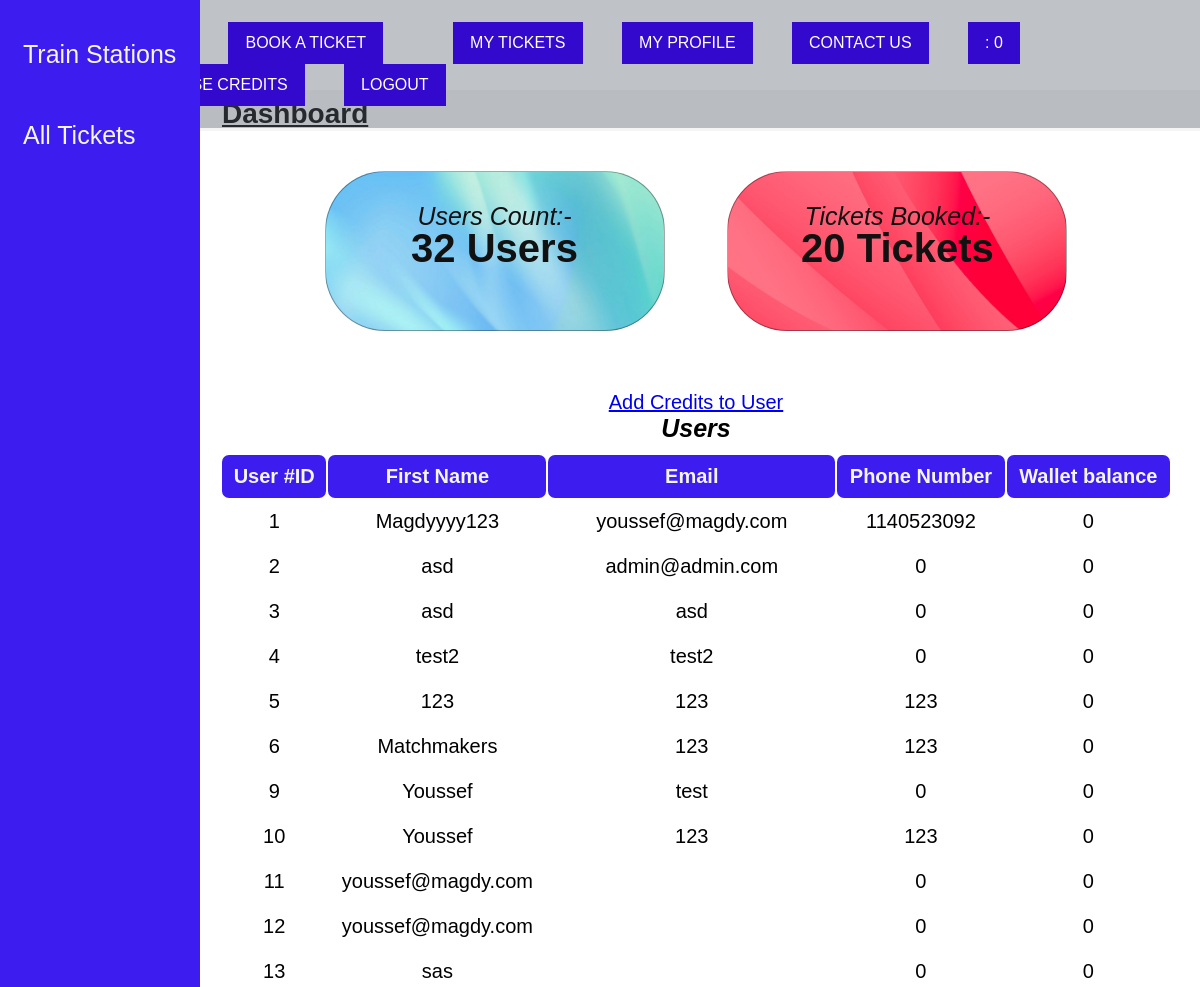
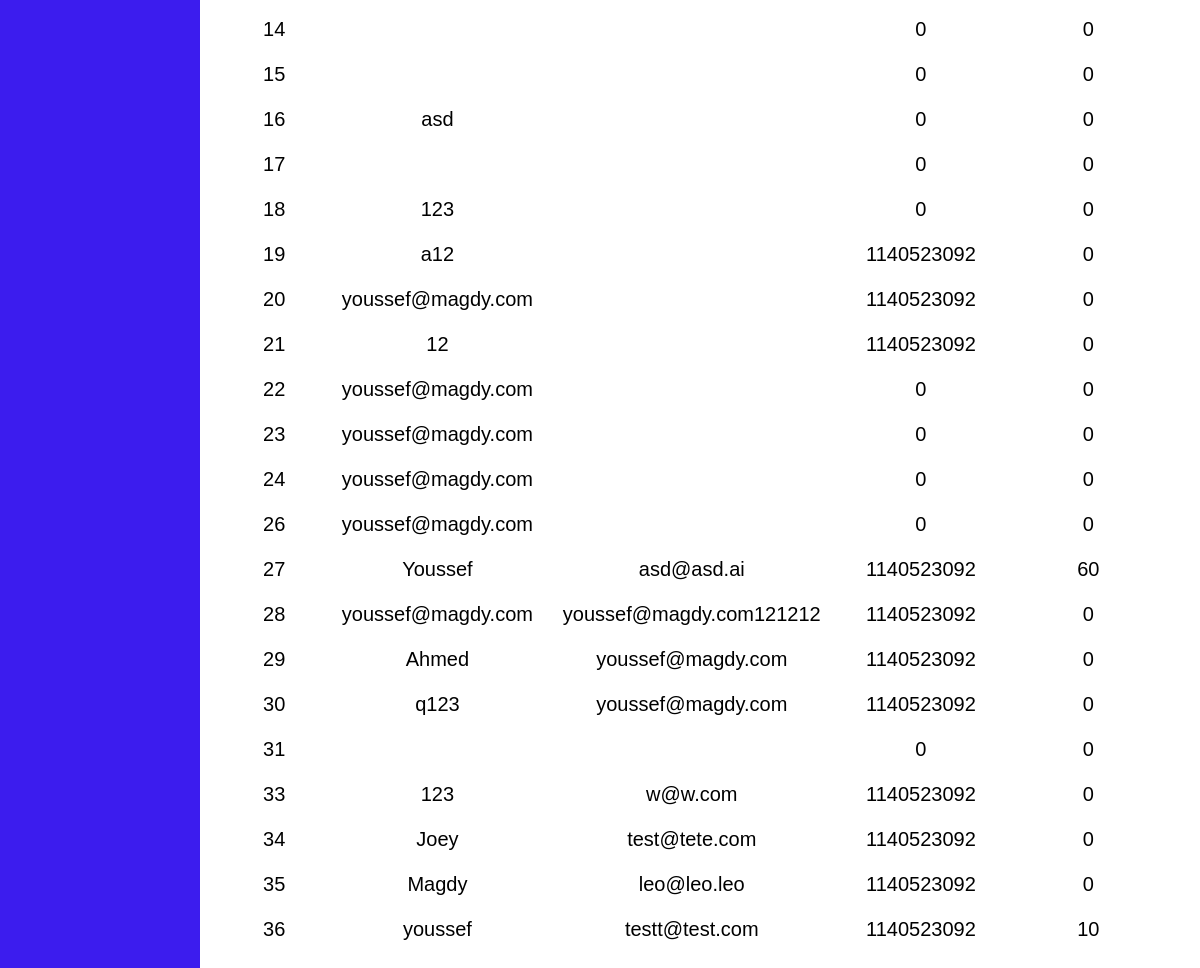
Page /admin-panel.php (signed in) on the earlier database version (2 pictures, top to bottom).
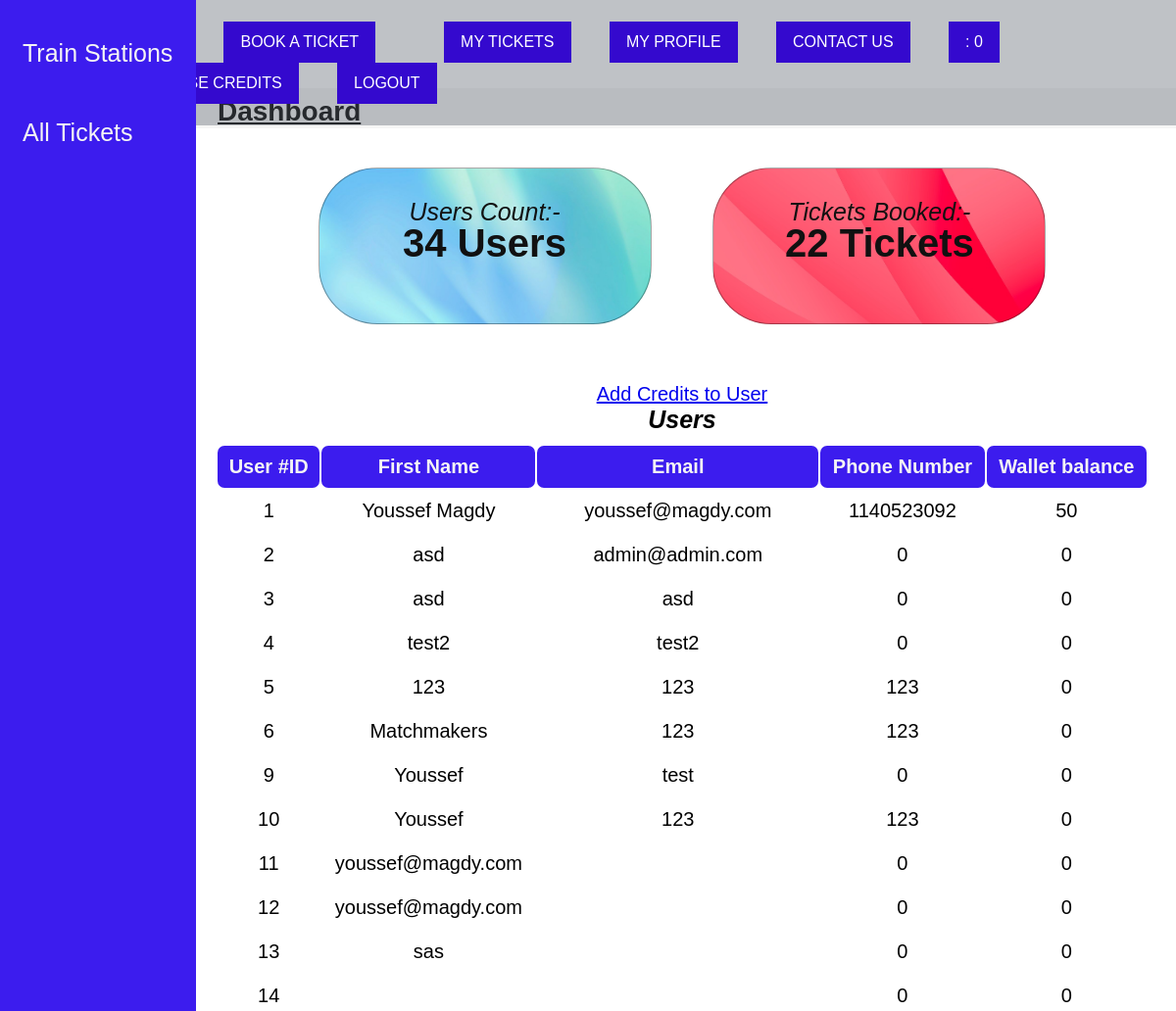
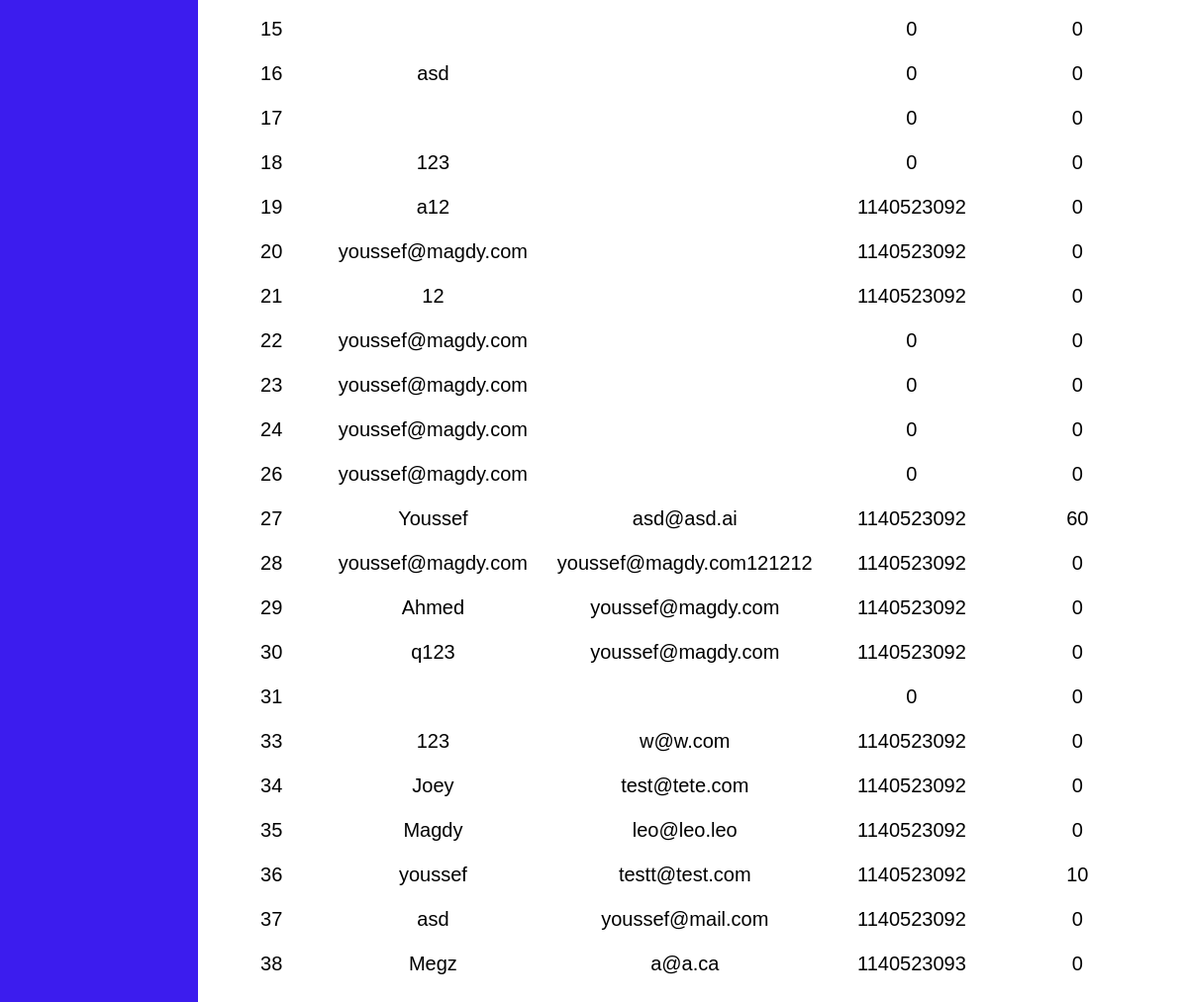
Same page on the later database version (2 pictures, top to bottom).
### tables this page shows
CREATE TABLE `users` (
  `id` int(10) NOT NULL,
  `user_name` varchar(200) NOT NULL,
  `user_email` varchar(200) NOT NULL,
  `user_password` varchar(200) NOT NULL,
  `user_phone` int(12) NOT NULL,
  `user_type` varchar(10) NOT NULL,
  `profile_picture` varchar(255) NOT NULL DEFAULT 'default-pp.jpg',
  `hasTicket` int(1) NOT NULL,
  `user_balance` int(255) NOT NULL
);

### admin-panel.php (the view, shortened to what this page needs)
<!DOCTYPE html>
<html lang="en">
<?php
  require_once './database/dbConnection.php';
?>
<head>
  <link rel="stylesheet" href="CSS/admin-panel.css">
</head>
<?php
    include 'navbar.php';?>
<body>
  <div class="sidenav">
    <a href="train-stations.php">Train Stations</a>
    <a href="all-tickets.php">All Tickets</a>
  </div>
  <div class="body2">
    <div class="title">
      <p> <b>Dashboard</b></p>
    </div>
    <div class="three-squares">
      <div class="square1">
        <div class="text1">
          <p>Users Count:-</p>
          <h4 name="numberOfUsers" class="heading4"><span><?php $sql = "SELECT COUNT(*) AS total from users";
$result = $conn->query($sql);
$data =  $result->fetch_assoc();
echo $data['total'];?></span> Users</h4>
        </div>
      </div>
      <div class="square3">
        <div class="text3">
          <p>Tickets Booked:-</p>
          <h4 name="totalNumberOfTicketBooked" class="heading4"><span><?php $sql = "SELECT COUNT(*) AS total from tickets";
$result = $conn->query($sql);
$data =  $result->fetch_assoc();
echo $data['total'];?></span> Tickets</h4>
        </div>
      </div>
    </div>
    <div class="users-table">
      <table>
        <caption><b>Users</b></caption>
        <thead>
          <tr>
            <th>User #ID</th>
            <th>First Name</th>
            <th>Email</th>
            <th>Phone Number</th>
            <th>Wallet balance</th>
          </tr>
        </thead>
        <a href = 'add-credits.php'>Add Credits to User
        <?php
$sql='SELECT * FROM users';
$result=mysqli_query($conn,$sql);
while($row=mysqli_fetch_assoc($result))
{
?>
  <tbody>
  <tr>
    <td><span name="ID"><?php echo $row['id'] ?></span></td>
    <td><?php echo $row['user_name'] ?></td>
    <td><?php echo $row['user_email'] ?></td>
    <td><?php echo $row['user_phone'] ?></td>
    <td><?php echo $row['user_balance'];?></td>
  </tr>
</tbody>
<?php
}
?>
      </table>
    </div>
  </div>
</body>
</html>

### navbar.php (shortened to what this page needs)
<?php
require_once './database/dbConnection.php';
?>
<html>
<head>
  <link rel="stylesheet" href="css/navbar.css" />
  <link rel="stylesheet" href="css/index.css" />
</head>
  <nav>
    <ul id="menu">
      <?php
      if (isset($_SESSION['user_id'])):
        $id=$_SESSION['user_id'];
        $sql="SELECT user_balance FROM users where id ='$id'";
        $result=mysqli_query($conn,$sql);
        $row=mysqli_fetch_array($result)
    ?>
      <li> <a href="index.php">Home</li></a>
      <li><a href="book-a-ticket.php">Book A Ticket</a><li>
        <li> <a href="train-ticket.php">My Tickets</li></a>
        <li> <a href="profile.php">My Profile</li></a>
        <li><a href="cu.php">Contact us</a></li>
        <li><a href="index.php"> <i class="fa fa-money"></i> : <?php echo $row[0] ?></li></a>
        <li> <a href="purchasecredits.php">Purchase Credits</li></a>
      <li> <a href="logout.php">Logout</li></a>
      <?php endif;?>
    </ul>
  </nav>
</html>

### css/admin-panel.css (style rules this page uses)
body { font-family: 'Poppins', sans-serif; }
.sidenav { height: 100%; width: 200px; position: fixed; z-index: 1; top: 0; left: 0px; background-color: rgb(60, 28, 238); overflow-x: hidden; padding-top: 34px; }
.sidenav a { padding: 6px 6px 6px 23px; text-decoration: none; margin-bottom: 40px; font-size: 25px; color: whitesmoke; display: block; }
.body2 { margin-left: 192px; }
.title { margin-top: 90px; font-size: 28px; text-decoration: underline; text-underline-offset: 2px; background-color: whitesmoke; padding: 8px 30px 1px; }
.three-squares { font-size: 25px; font-style: italic; color: #111; text-align: center; }
.square1, .square2, .square3 { display: inline-block; height: 160px; width: 340px; margin: 40px 28px; border: 1px rgba(0, 0, 0, 0.345) solid; border-radius: 60px; }
.square1 { background-image: url(../images/d1b416e60c46e7f6269f425c2bb8f683.jpg); background-repeat: no-repeat; background-size: cover; }
.square3 { background-image: url(../images/the-background-292729__480\ copy.jpg); background-repeat: no-repeat; background-size: cover; }
.text1, .text2, .text3 { padding: 30px 30px; }
.heading4 { font-style: normal; margin-top: -5px; text-align: center; font-size: 40px; }
.users-table { text-align: center; margin: 20px 28px; font-size: 20px; }
table { width: 100%; }
th { color: whitesmoke; background-color: rgb(60, 28, 238); border: 0px #111 solid; border-radius: 7px; }
th, td { padding: 10px; }
caption { font-size: 25px; font-style: italic; margin-bottom: 10px; }

### css/navbar.css (style rules this page uses)
nav { display: flex; justify-content: space-between; align-items: center; padding: 22px 6%; position: absolute; top: 0; left: 0; width: 100%; z-index: 1; background-color: rgba(95, 103, 113, 0.4); }
nav ul li:last-child { padding: 0; }
nav ul li a { display: block; }
nav ul li { display: inline-block; margin-left: 35px; color: white; text-transform: uppercase; font-weight: 500; transition: 0.3s; cursor: pointer; }
nav ul li a { color: white; text-decoration: none; background-color: var(--main-text-color); padding: 12px 17px; transition: 0.3s; }

### css/index.css (style rules this page uses)
:root { --main-text-color: #3409ce; }
* { font-family: "Poppins", sans-serif; margin: 0; padding: 0; box-sizing: border-box; list-style: none; }

Differences in the rows shown:
changed users id 1: user_name "Magdyyyy123" → "Youssef Magdy"; user_balance "0" → "50"
added users: id "37", user_name "asd", user_email "youssef@mail.com", user_phone "1140523092", user_balance "0"
added users: id "38", user_name "Megz", user_email "a@a.ca", user_phone "1140523093", user_balance "0"
Other differences:
$data['total']: "32" → "34"
$data['total']: "20" → "22"
